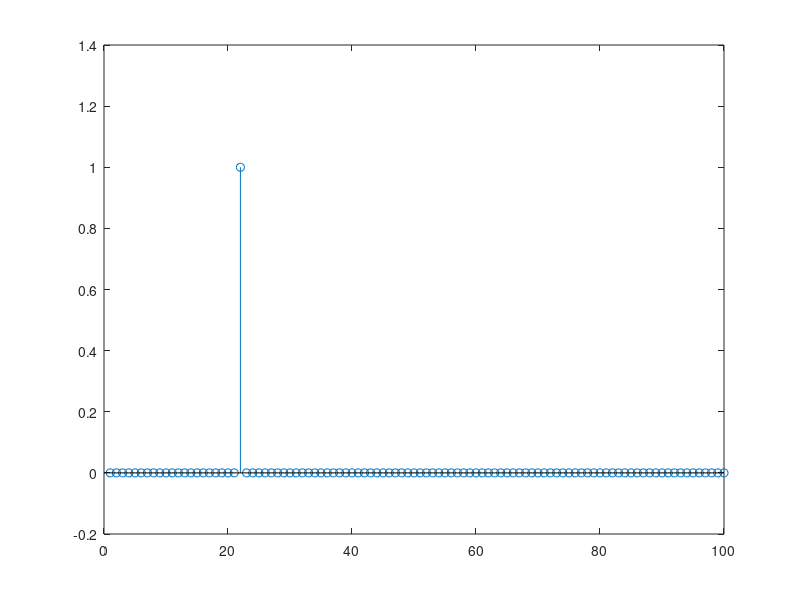

Reproduce this figure in MATLAB.
% cps03_trans.m
clear all; close all
% Orthogonal matrix for DCT-IV orthogonal transform
N = 100; % wymiar macierzy kwadratowej, 25, 100

k = (0:N-1); n=(0:N-1); % wiersze=funkcje, kolumny=probki
A = sqrt(1/N)*exp(-1j*2*pi/N*k'*n); % macierz analizy
S=A'; % macierz analizy: transpozycja i sprzezenie S

x1 = 10*S(:,5); % sygnal #1
x2 = 20*S(:,10); % sygnal #2
x3 = 30*sqrt(2/N)*cos(pi/N*(n' +1/2)*(10.333333+1/2) ); % sygnal #3
x4 = 30*sqrt(2/N)*cos(pi/N*(n'+N/4+1/2)*(10 +1/2) ); % sygnal #4
x5 = randn(1,N); % sygnal #5
x = A(22,:)'; % + x2; % wybor x1, x2, x3, x4, x1+x2, x1+x3, x1+x4
%x=real(x);
%x=imag(x);
c=A*x;
stem(c)

%symetryczność bo cosinusa rokłąda się na sume exp^+j() + exp^-j() i całość
%dzielone przez 2 cos(2pi*100/fpr*n) = (e^+j() + e^-j())/2


% Z rysunku widać, że widmo sygnału jest symetryczne  względem połowy 
% częstotliwości próbkowania. Faktycznie, z teorii wiemy, że dla rzeczywistych 
% sygnałów dyskretnych x(n), wartości DFT dla częstotliwości m>(N/2), 
% są „nadmiarowe”, gdyż prążek dla m-tej częstotliwości będzie miał taką samą 
% wartość jak dla częstotliwości (N-m). Innymi słowy, jeżeli dla sygnału x(n) 
% wyznaczymy N punktową DFT, to otrzymamy N prążków reprezentujących występujące 
% w sygnale częstotliwości, ale tylko pierwsze N/2 jest niezależnych. 
% Dlatego licząc i rysując widmo sygnału, np. za pomocą algorytmu FFT w MATLABie, 
% robimy to dla pierwszych N/2 wartości częstotliwości, czyli 0<= m <= (N/2)-1. 
% Wartości widma powyżej N/2 nie wnoszą żadnej dodatkowej informacji, a są jedynie 
% „odbiciem” prążków w paśmie podstawowym. 

